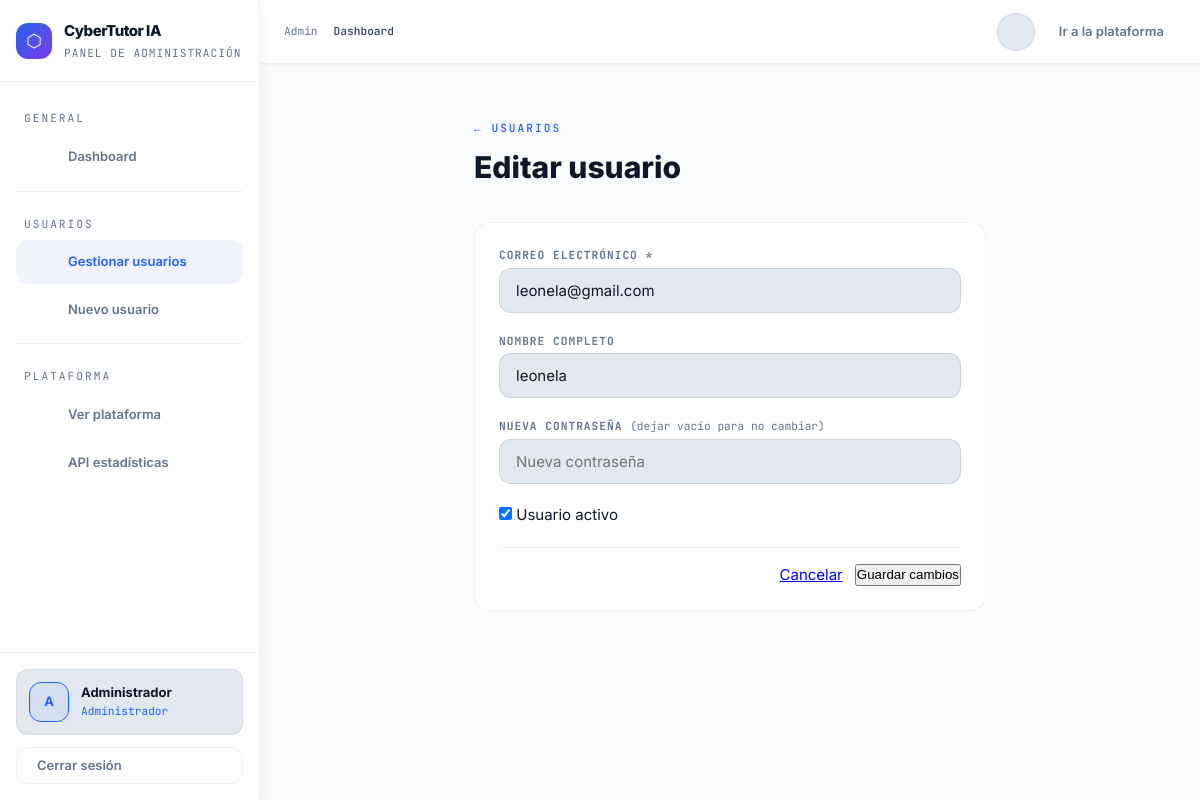
/admin/users/2/edit (signed in), run on an earlier commit of the app's database.
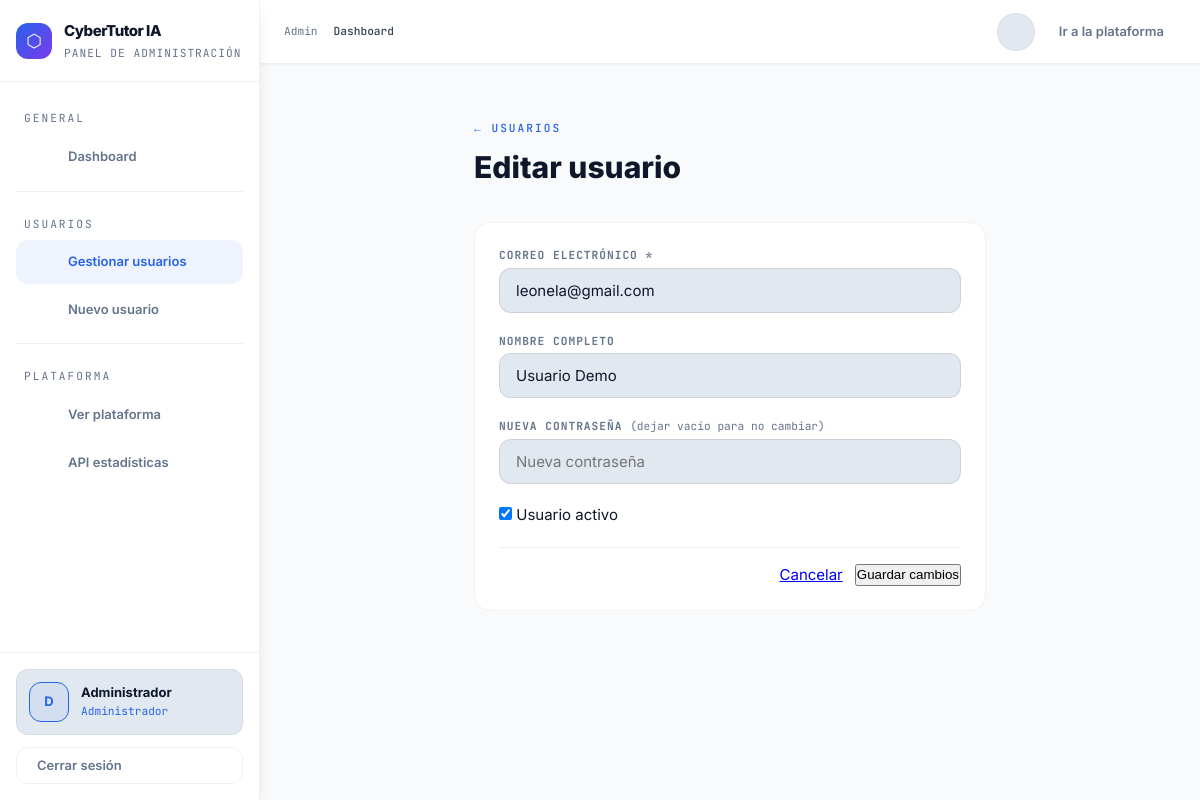
And on a later commit of the database.
### app/models/user.py (models this page shows, shortened)
class User(db.Model, UserMixin):
    __tablename__ = 'user'
    id           = db.Column(db.Integer, primary_key=True)
    email        = db.Column(db.String(100), unique=True, nullable=False)
    password     = db.Column(db.String(255), nullable=False)
    name         = db.Column(db.String(100), default='')
    is_admin     = db.Column(db.Boolean, default=False)
    is_active    = db.Column(db.Boolean, default=True)
    created_at   = db.Column(db.DateTime, default=datetime.utcnow)
    last_login   = db.Column(db.DateTime, nullable=True)
    __table_args__ = (
        db.Index('ix_user_admin_active', 'is_admin', 'is_active'),
        db.Index('ix_user_created_at', 'created_at'),
        db.Index('ix_user_last_login', 'last_login'),
    )
    quiz_results       = db.relationship('QuizResult',       backref='user', lazy=True, cascade='all, delete-orphan')
    simulation_results = db.relationship('SimulationResult', backref='user', lazy=True, cascade='all, delete-orphan')
    course_visits      = db.relationship('CourseVisit',      backref='user', lazy=True, cascade='all, delete-orphan')

### app/routes/admin.py (the view, shortened to what this page needs)
@admin.route('/users/<int:user_id>/edit', methods=['GET', 'POST'])
@login_required
@admin_required
def edit_user(user_id):
    user = User.query.get_or_404(user_id)
    return render_template('admin/user_form.html', action='edit', user=user)

### app/routes/admin.py (called while the page is built)
def admin_required(f):
    @wraps(f)
    def decorated(*args, **kwargs):
        if not current_user.is_authenticated or not current_user.is_admin:
            flash('Acceso restringido al panel de administrador.', 'error')
            return redirect(url_for('main.home'))
        return f(*args, **kwargs)
    return decorated

### app/templates/admin/user_form.html (shortened to what this page needs)
{% extends "base_admin.html" %}
{% block content %}
<div class="admin-page" style="max-width: 560px;">
  <div class="admin-header">
    <div>
      <div class="admin-eyebrow"><a href="{{ url_for('admin.users') }}" class="admin-back">← Usuarios</a></div>
      <h1 class="admin-title">{{ 'Editar usuario' if action == 'edit' else 'Nuevo usuario' }}</h1>
    </div>
  </div>
  <div class="admin-card">
    <form method="POST" class="admin-form">
      <div class="form-group">
        <label class="form-label">Correo electrónico *</label>
        <input type="email" name="email" class="form-input" required
               value="{{ user.email if user else '' }}" placeholder="usuario@email.com">
      </div>
      <div class="form-group">
        <label class="form-label">Nombre completo</label>
        <input type="text" name="name" class="form-input"
               value="{{ user.name if user else '' }}" placeholder="Nombre opcional">
      </div>
      <div class="form-group">
        <label class="form-label">
          {{ 'Nueva contraseña' if action == 'edit' else 'Contraseña *' }}
          {% if action == 'edit' %}<span class="form-hint">(dejar vacío para no cambiar)</span>{% endif %}
        </label>
        <input type="password" name="password" class="form-input" {{ 'required' if action == 'create' else '' }}
               placeholder="{{ 'Nueva contraseña' if action == 'edit' else 'Mínimo 6 caracteres' }}">
      </div>
      {% if action == 'edit' and user %}
      <div class="form-group">
        <label class="checkbox-label">
          <input type="checkbox" name="is_active" class="checkbox-input" {{ 'checked' if user.is_active else '' }}>
          Usuario activo
        </label>
      </div>
      {% endif %}
      <div class="form-actions">
        <a href="{{ url_for('admin.users') }}" class="btn btn-secondary">Cancelar</a>
        <button type="submit" class="btn btn-primary">
          {{ 'Guardar cambios' if action == 'edit' else 'Crear usuario' }}
        </button>
      </div>
    </form>
  </div>
</div>
{% endblock %}

### app/templates/base_admin.html (shortened to what this page needs)
<!DOCTYPE html>
<html lang="es" data-theme="light">
<head>
  <link rel="stylesheet" href="https://cdnjs.cloudflare.com/ajax/libs/tabler-icons/3.19.0/tabler-icons.min.css">
  <link rel="stylesheet" href="{{ url_for('static', filename='css/design-tokens.css') }}">
  <link rel="stylesheet" href="{{ url_for('static', filename='css/admin.css') }}">
</head>
<body>
<aside class="admin-sidebar" id="sidebar">
  <div class="sidebar-logo">
    <div class="logo-wrap">
      <div class="logo-icon">⬡</div>
      <div>
        <div class="logo-title">CyberTutor IA</div>
        <div class="logo-sub">Panel de administración</div>
      </div>
    </div>
  </div>
  <nav class="sidebar-nav">
    <span class="nav-section-label">General</span>
    <a href="{{ url_for('admin.dashboard') }}"
       class="nav-link {% if request.endpoint == 'admin.dashboard' %}active{% endif %}">
       Dashboard
    </a>
    <div class="nav-divider"></div>
    <span class="nav-section-label">Usuarios</span>
    <a href="{{ url_for('admin.users') }}"
       class="nav-link {% if request.endpoint in ['admin.users', 'admin.create_user', 'admin.edit_user'] %}active{% endif %}">
       Gestionar usuarios
    </a>
    <a href="{{ url_for('admin.create_user') }}" class="nav-link">
       Nuevo usuario
    </a>
    <div class="nav-divider"></div>
    <span class="nav-section-label">Plataforma</span>
    <a href="{{ url_for('main.home') }}" class="nav-link" target="_blank">
       Ver plataforma
    </a>
    <a href="{{ url_for('admin.api_stats') }}" class="nav-link" target="_blank">
       API estadísticas
    </a>
  </nav>
  <div class="sidebar-footer">
    <div class="admin-profile">
      <div class="profile-avatar">
        {{ current_user.email[0].upper() if current_user.is_authenticated else 'A' }}
      </div>
      <div>
        <div class="profile-name">
          {{ current_user.name or current_user.email if current_user.is_authenticated else 'Admin' }}
        </div>
        <div class="profile-role">Administrador</div>
      </div>
    </div>
    <a href="{{ url_for('auth.logout') }}" class="btn-logout">
       Cerrar sesión
    </a>
  </div>
</aside>
<main class="admin-main">
  <div class="admin-topnav">
    <div class="breadcrumb">
      <a href="{{ url_for('admin.dashboard') }}">Admin</a>
      <span class="current">{% block breadcrumb %}Dashboard{% endblock %}</span>
    </div>
    <div class="topnav-right">
      <button class="theme-toggle" id="themeToggle" aria-label="Cambiar tema">
      </button>
      <a href="{{ url_for('main.home') }}" target="_blank"> Ir a la plataforma</a>
    </div>
  </div>
  <div class="admin-content">
    {% block content %}{% endblock %}
  </div>
</main>
</body>
</html>

What changed in the data, as far as the page shows it:
changed User "Administrador": is_active+email "A" → "D"
changed User "leonela@gmail.com": name "leonela" → "Usuario Demo"
